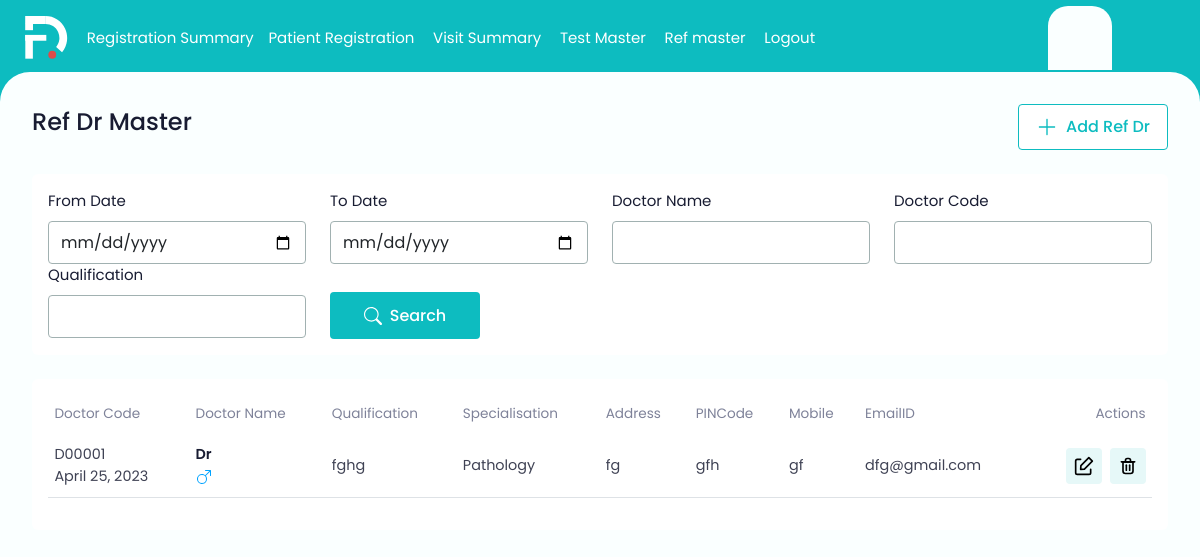
The app's page /refdrmaster/ (signed in), older data.
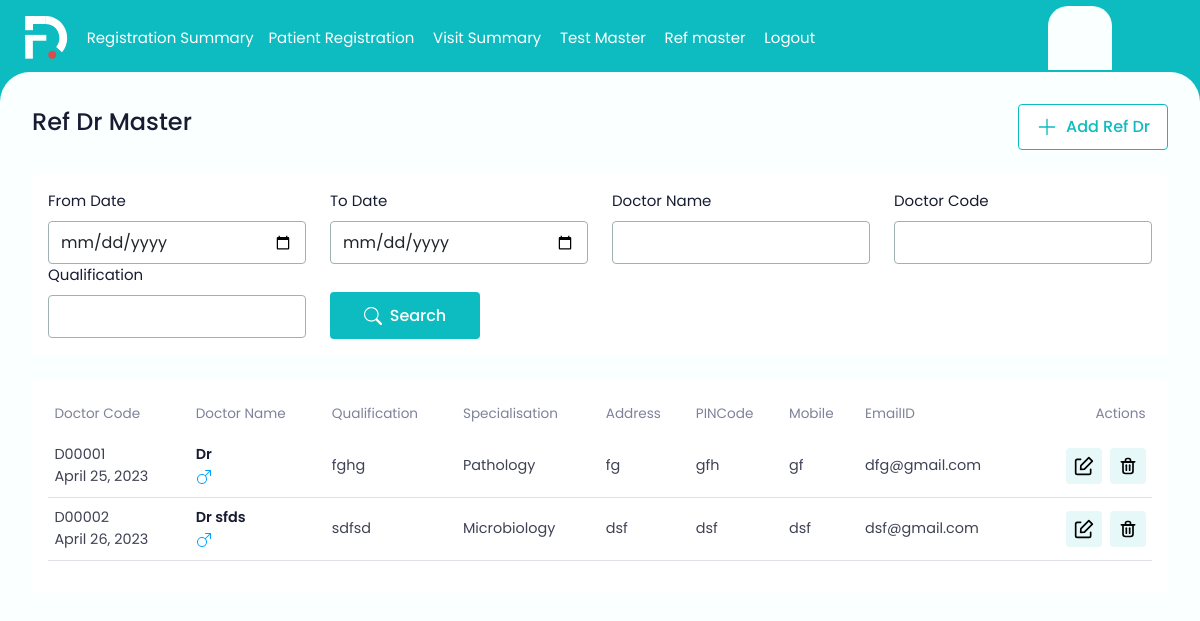
The same page, newer data.
### ekonapp/models.py (models this page shows)
class RefDr(models.Model):
    DoctorCode  = models.CharField(max_length=100)
    DoctorName = models.CharField(max_length=100)
    Qualification= models.CharField(max_length=100)
    Specialisation= models.CharField(max_length=100)
    Address= models.CharField(max_length=100)
    PINCode = models.CharField(max_length=100)
    Mobile= models.CharField(max_length=100)
    EmailID= models.CharField(max_length=100)
    date =  models.DateField(auto_now_add=True)

### ekonapp/decorators.py (the view)
    def wrapper(request, *args, **kwargs):
        if not request.user.is_authenticated:
            return redirect('registerlogin')
        elif not Device.objects.filter(user=request.user, is_registered=True).exists():
            return redirect('register_device')
        else:
            return view_func(request, *args, **kwargs)

### ekonapp/templates/RefDrmaster.html (shortened to what the changed rows need)
{% extends "base.html" %}
{% block content %}
  <main>
          <div class="bg-white rounded-2 p-3">
              <div class="table-responsive">
                  <table class="table table-data ">
                      <thead>
                        <tr>
                          <th>Doctor Code</th>
                          <th> Doctor Name</th>
                          <th>Qualification</th>
                          <th>Specialisation</th>
                          <th>Address</th>
                          <th>PINCode</th>
                          <th>Mobile</th>
                          <th>EmailID</th>
                          <th class="text-end">Actions</th>
                      <tbody>
                        <tr>
                          {% for refdr in refdrmaster %}
                          <td class="text-nowrap">
                            <span>{{refdr.DoctorCode}}</span><br><span>{{refdr.date}}</span>
                          </td>
                          <td>
                            <div>
                              <div class="text-d-blue fw-semibold">{{refdr.DoctorName }}</div>
                              <div>
                                <svg class="gender-male">
                                  <use xlink:href="assets/images/iocn.svg#gender-male"></use>
                              </svg>
                              </div>
                          </div>
                          </td>
                          <td>{{refdr.Qualification}}</td>
                          <td>{{refdr.Specialisation}}</td>
                          <td>{{refdr.Address}}</td>
                          <td>{{refdr.PINCode}}</td>
                            <td>{{refdr.Mobile}}</td>
                                <td>{{refdr.EmailID}}</td>
                          <td class="text-end">
                            <div class="d-flex gap-2 justify-content-end">
                                <a href="{% url 'edit_refdr' refdr.id %}">
                                  <button type="button" class="table-btn">
                                  </button>
                                </a>
                                  <a href="{% url 'delete' refdr.id %}" >
                                  <button type="button" class="table-btn">
                                  </button>
                                </a>
                            </div>
                        </td>
                        </tr>
                      </thead>
                          {% endfor %}
                    </table>
              </div>
          </div>
  </main>
</body>
</html>
{% endblock %}

Row changes from the older to the newer data that the page shows:
added RefDr: DoctorCode "D00002", date "April 26, 2023", DoctorName "Dr sfds", Qualification "sdfsd", Specialisation "Microbiology", Address "dsf", PINCode "dsf", Mobile "dsf", EmailID "dsf@gmail.com"
